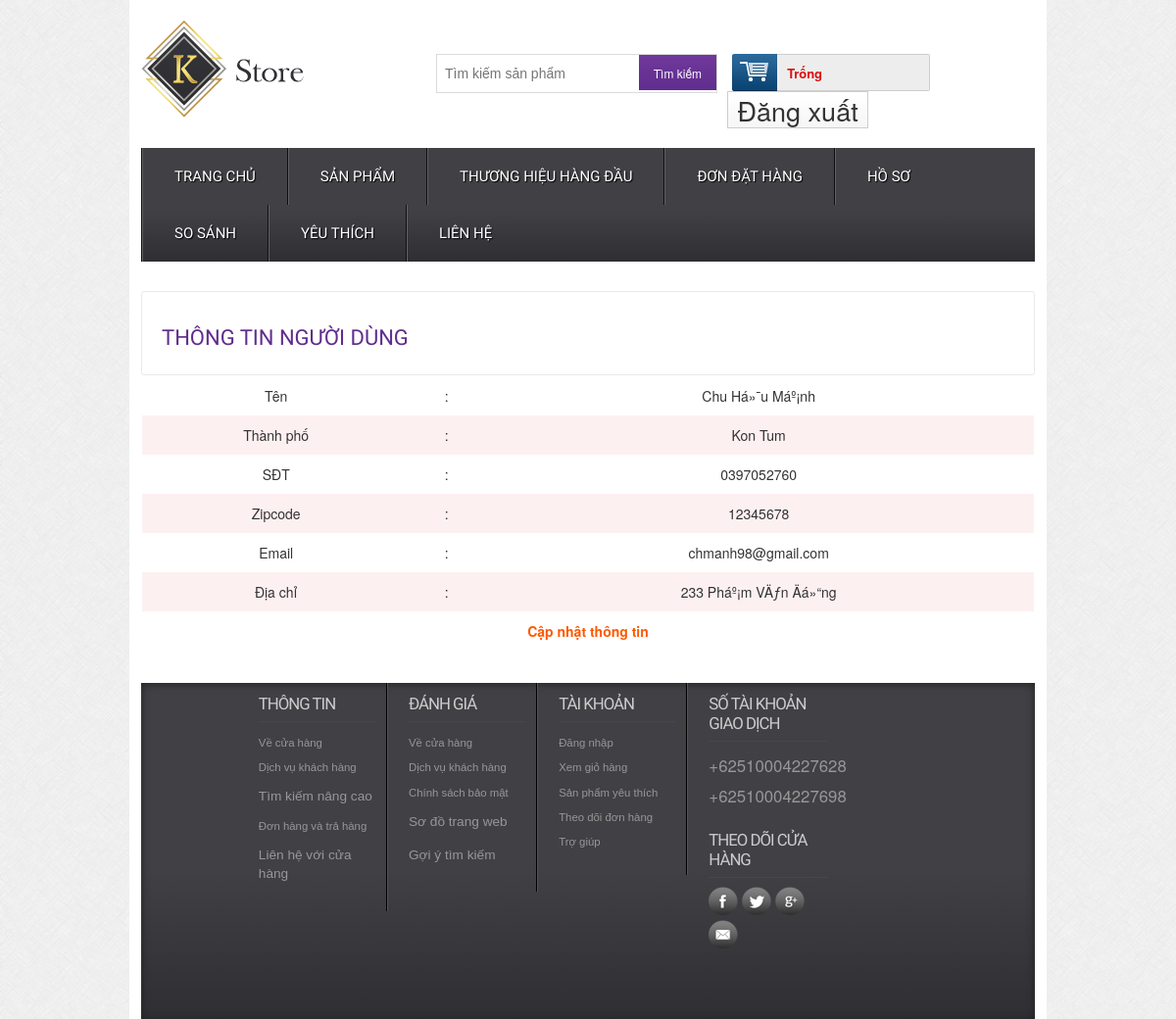
Page /DoAn/profile.php (signed in) on the committed database.
### tables this page shows
CREATE TABLE IF NOT EXISTS `tbl_customer` (
`id` int(11) NOT NULL,
  `name` varchar(200) NOT NULL,
  `address` varchar(200) NOT NULL,
  `city` varchar(30) NOT NULL,
  `country` varchar(30) NOT NULL,
  `zipcode` varchar(30) NOT NULL,
  `phone` varchar(30) NOT NULL,
  `email` varchar(50) NOT NULL,
  `password` varchar(200) NOT NULL
);

### DoAn/classes/customer.php (called while the page is built, shortened)
<?php
	$filepath = realpath(dirname(__FILE__));
	include_once ($filepath.'/../lib/database.php');
?>
<?php
	class customer
	{
		private $db;
		public function __construct()
		{
			$this->db = new Database();
		}
		public function show_customers($id){
			$query = "SELECT * FROM tbl_customer WHERE id='$id'";
			$result = $this->db->select($query);
			return $result;
		}
	}
?>

### DoAn/lib/database.php (called while the page is built, shortened)
<?php
Class Database{
   public $host   = DB_HOST;
   public $user   = DB_USER;
   public $pass   = DB_PASS;
   public $dbname = DB_NAME;
   public $link;
private function connectDB(){
   $this->link = new mysqli($this->host, $this->user, $this->pass,
    $this->dbname);
 }
public function select($query){
  $result = $this->link->query($query) or
   die($this->link->error.__LINE__);
  if($result->num_rows > 0){
    return $result;
  } else {
    return false;
  }
 }
}

### DoAn/lib/session.php (called while the page is built, shortened)
<?php
class Session{
 public static function get($key){
    if (isset($_SESSION[$key])) {
     return $_SESSION[$key];
    } else {
     return false;
    }
 }
}
?>

### DoAn/profile.php (the view, shortened to what this page needs)
<?php
	include 'inc/header.php';
?>
 <div class="main">
    <div class="content">
    	<div class="section group">
    		<div class="content_top">
	    		<div class="heading">
	    		<h3>Thông tin người dùng</h3>
	    		</div>
    		</div>
			<table class="tblone">
				<?php
				$id = Session::get('customer_id');
				$get_customers = $cs->show_customers($id);
				if($get_customers){
					while($result = $get_customers->fetch_assoc()){
				?>
				<tr>
					<td>Tên</td>
					<td>:</td>
					<td><?php echo $result['name'] ?></td>
				</tr>
				<tr>
					<td>Thành phố</td>
					<td>:</td>
					<td><?php echo $result['city'] ?></td>
				</tr>
				<tr>
					<td>SĐT</td>
					<td>:</td>
					<td><?php echo $result['phone'] ?></td>
				</tr>
				<tr>
					<td>Zipcode</td>
					<td>:</td>
					<td><?php echo $result['zipcode'] ?></td>
				</tr>
				<tr>
					<td>Email</td>
					<td>:</td>
					<td><?php echo $result['email'] ?></td>
				</tr>
				<tr>
					<td>Địa chỉ</td>
					<td>:</td>
					<td><?php echo $result['address'] ?></td>
				</tr>
				<tr>
					<td colspan="3"><a href="editprofile.php">Cập nhật thông tin</a></td>
				</tr>
				<?php
					}
				}
				?>
			</table>
 		</div>
 	</div>
<?php
	include 'inc/footer.php';
 ?>

### DoAn/css/style.css (style rules this page uses)
html,body,div,span,applet,object,iframe,h1,h2,h3,h4,h5,h6,p,blockquote,pre,a,abbr,acronym,address,big,cite,code,del,dfn,em,img,ins,kbd,q,s,samp,small,strike,strong,sub,sup,tt,var,b,u,i,dl,dt,dd,ol,nav ul,nav li,fieldset,form,label,legend,table,caption,tbody,tfoot,thead,tr,th,td,article,aside,canvas,details,embed,figure,figcaption,footer,header,hgroup,menu,nav,output,ruby,section,summary,time,mark,audio,video { margin:0;padding:0;border:0;font-size:100%;font:inherit;vertical-align:baseline; }
table { border-collapse:collapse;border-spacing:0; }
a { text-decoration:none; }
body { font-family:Arial, Helvetica, sans-serif; background:url(../images/body_bg3.jpg); }
.section { clear: both; padding: 0px; margin: 0px; }
.group:before, .group:after { content:""; display:table; }
.group:after { clear:both; }
.group { zoom:1; }
.content { padding:20px 0; background:#FFF; }
.content_top { padding:15px 20px; border:1px solid #EBE8E8; border-radius:3px; }
.heading { float:left; margin-right:10%; }
.heading h3 { font-family: 'Monda', sans-serif; font-size:22px; color:#602D8D; text-transform:uppercase; }
.tblone { border: 1px solid #fff; margin-bottom: 12px; width: 100%; }
.tblone td { padding:10px;text-align:center; }
table.tblone tr:nth-child(2n+1) { background:#fff;height:30px; }
table.tblone tr:nth-child(2n) { background:#fdf0f1;height:30px; }
table.tblone a { color: #fe5800; font-weight: bold; text-decoration: none; }

### rows in the picture
tbl_customer: name "Chu Há»¯u Máº¡nh", city "Kon Tum", phone "0397052760", zipcode "12345678", email "chmanh98@gmail.com", address "233 Pháº¡m VÄƒn Äá»“ng"
